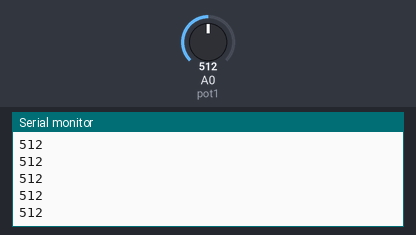
This sketch was run on a simulated Arduino Uno, built with avr-gcc and run on an emulated ATmega328P. Parts: the last lines printed to the serial monitor. Inputs (shaded band) come from the test bench; at power-on: A0 (pot1) = 512.

Above: at 1.2 s.
1.3 s: A0 (pot1) set to 716
At 2.2 s:
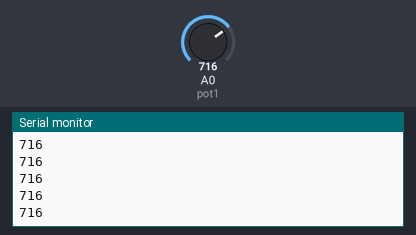
2.8 s: A0 (pot1) set to 900
At 3.6 s:
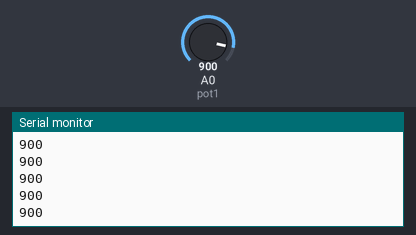
Timing chart, 0 to 5.8 s (numbered marks = the images above; inputs shaded):
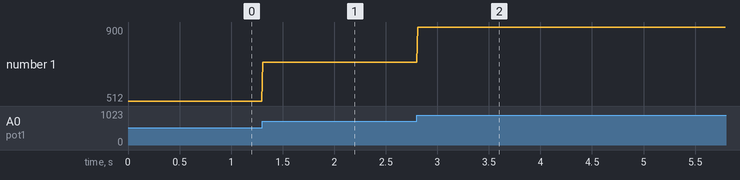

The sketch:

m04_analog_knob.ino
```cpp
//example 4 analog to max
//1 knob to MAXMSP serial


int pot1 =A0;// define pin port for relative parts

int potval=0;// set up basic variables for reading potentiometer

void setup() {

Serial.begin(9600); // initialize serial communication at 9600 bits per second
pinMode(pot1,INPUT);//setup pin mode for potentiometer
}

void loop() {

potval= analogRead(pot1);// read the potentiometer

Serial.println (potval);// send relative potentiometer readings

delay(10); // delay for stability
}
```

Measured:
- after the input at 1.3 s, the serial monitor: prints a new line at once (image 1)
- after the input at 2.8 s, the serial monitor: prints a new line at once (image 2)
- plotted number 1: 512 → 716 after the input at 1.3 s, 716 → 900 after the input at 2.8 s
